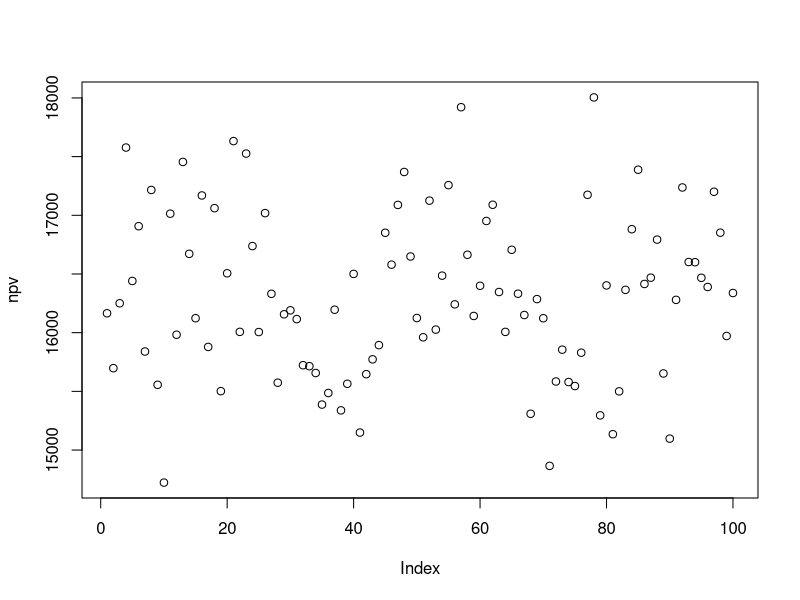
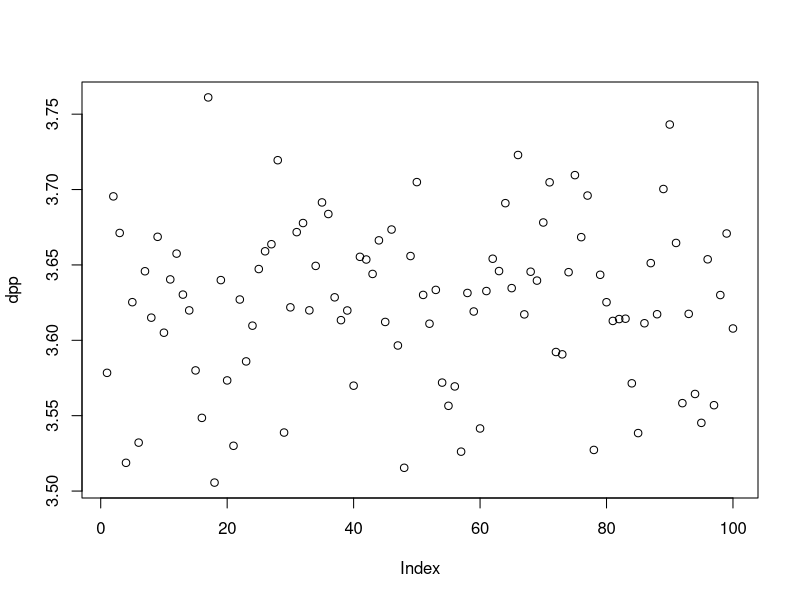
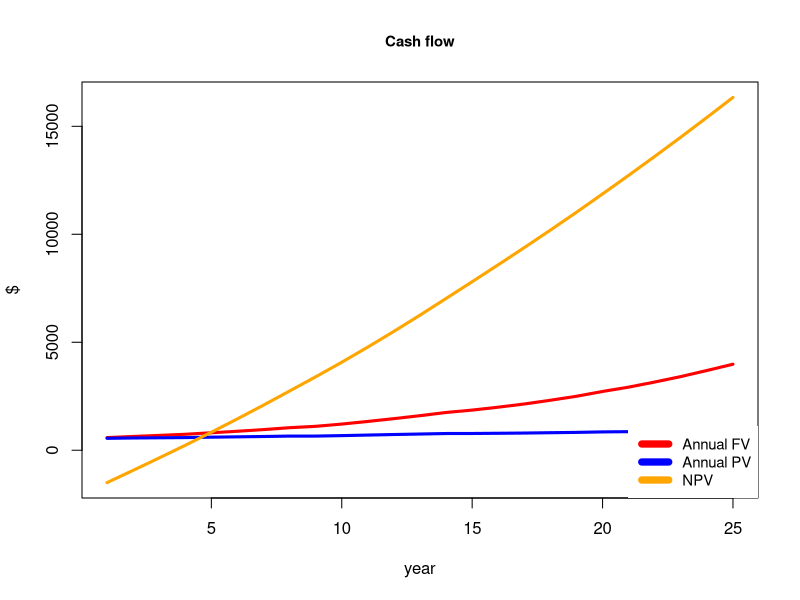
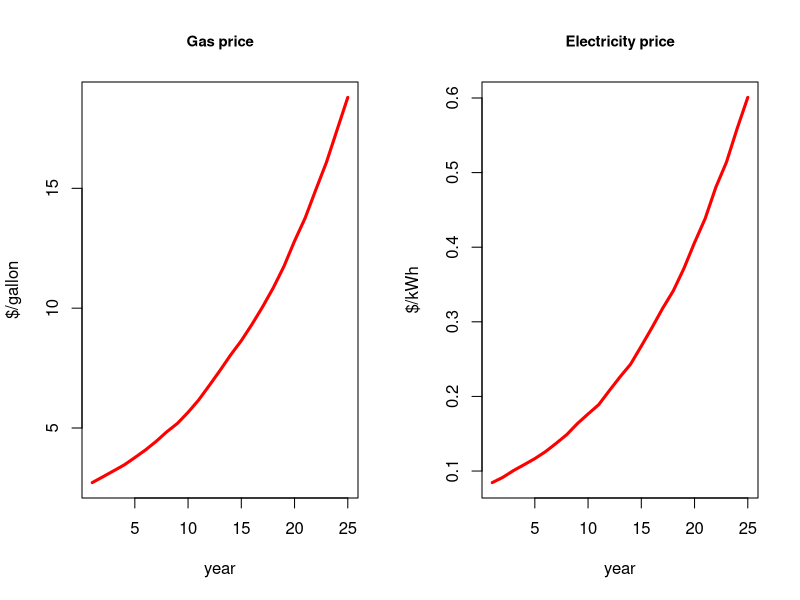
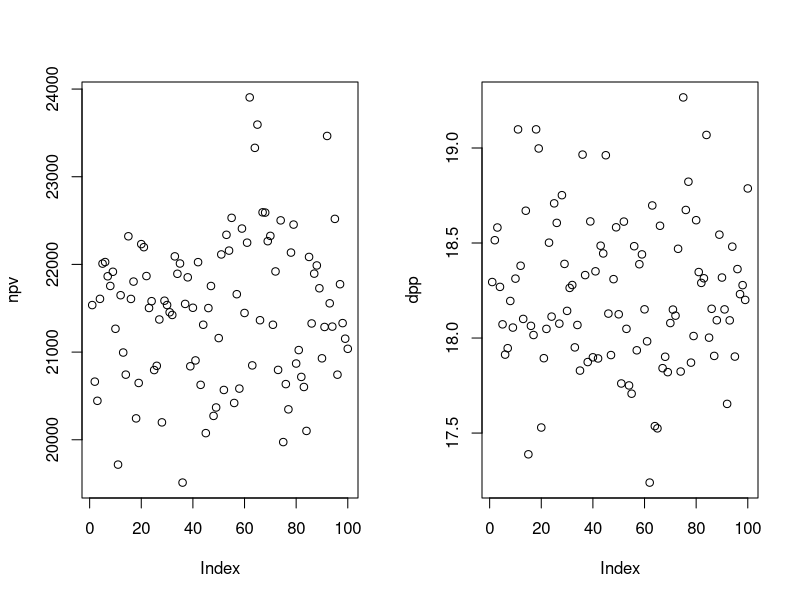
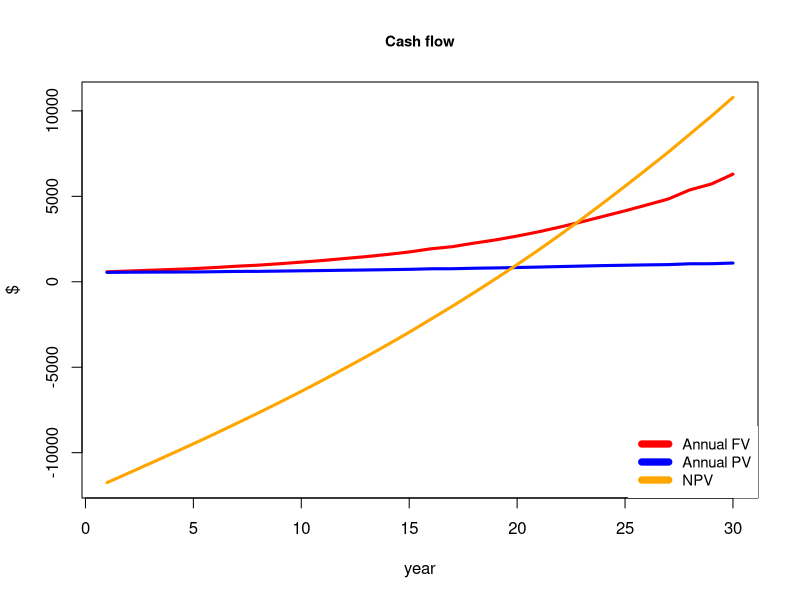
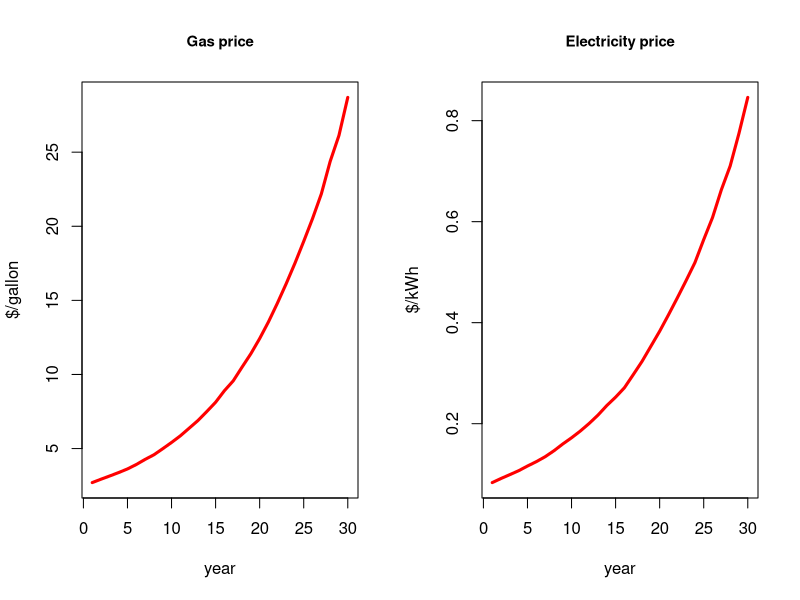
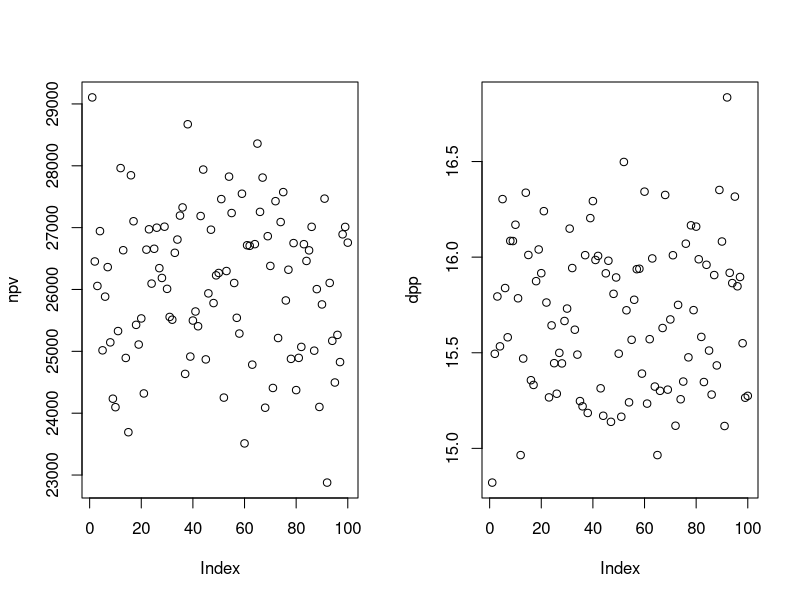

Generate these figures, in order, with R:
## ---- chunk 1
knitr::opts_chunk$set(echo = T, message= F, warning = F)
## ---- chunk 2

vmt=10230
mpg=33
gas=vmt/mpg
gas_c=2.49
c_cost=gas_c*gas

kw=3069
u_cost=0.077
e_cost=kw*u_cost

ben=c_cost-e_cost

inst=2050

rt=0.06
## ---- chunk 3
npv = c()
dpp = c()

for(j in 1:100){
  rgs=gas_c
  rei=u_cost
  cf=-inst
  q=data.frame(matrix(NA,25,6))
  for(i in 1:25){
    rgs = rgs*(1+runif(1,0.07,0.1)) #annual gas price increase
    rei = rei*(1+runif(1,0.07,0.1)) #annual elec. price increase
    fv=rgs*gas - kw*rei
    pv= fv/(1+rt)^i
    old=cf
    cf=cf+pv
    dp=ifelse(cf>0,i-1+abs(old/pv),0)
    q[i,]=c(rgs,rei,fv,pv,cf,dp)
  }
  npv[j]=sum(q[,4])-inst #net present value
  dpp[j]=min(q[,6][q[,6]>0]) #discounted payback period
}
plot(npv)
plot(dpp)
colnames(q) = c("Gas price($/gallon)","Elec.price($/kWh)","FV($)","PV($)","NPV($)","DPP(year)")
q
mean(npv)
mean(dpp)

par(mfrow= c(1,1))
plot(q[,3], main = "Cash flow", ylab="$", xlab="year",
     type = 'l', ylim = c(min(q[,5]),max(q[,5])), col = 'red',lwd=3,cex.main=0.9)
lines(q[,4], type = 'l', col='blue',lwd=3)
lines(q[,5], type = 'l', col='orange',lwd=3)
legend("bottomright", legend=c("Annual FV","Annual PV","NPV"),col=c("red","blue","orange"), lty=1, box.lty = 0, lwd=7,cex=0.9)

par(mfrow= c(1,2))
plot(q[,1], main = "Gas price", ylab="$/gallon", xlab="year",
     type = 'l', ylim = c(min(q[,1]),max(q[,1])), col = 'red',lwd=3,cex.main=0.9)

plot(q[,2], main = "Electricity price", ylab="$/kWh", xlab="year",
     type = 'l', ylim = c(min(q[,2]),max(q[,2])), col = 'red',lwd=3,cex.main=0.9)
## ---- chunk 4
npv = c()
dpp = c()

for(j in 1:100){
  rgs=gas_c
  rei=u_cost
  cf=-inst * 6 
  q=data.frame(matrix(NA,30,6))
  for(i in 1:30){
    rgs = rgs*(1+runif(1,0.07,0.1)) #annual gas price increase
    rei = rei*(1+runif(1,0.07,0.1)) #annual elec. price increase
    fv=rgs*gas - kw*rei
    pv= fv/(1+rt)^i
    old=cf
    cf=cf+pv
    dp=ifelse(cf>0,i-1+abs(old/pv),0)
    q[i,]=c(rgs,rei,fv,pv,cf,dp)
  }
  npv[j]=sum(q[,4])-inst #net present value
  dpp[j]=min(q[,6][q[,6]>0]) #discounted payback period
}
plot(npv)
plot(dpp)
colnames(q) = c("Gas price($/gallon)","Elec.price($/kWh)","FV($)","PV($)","NPV($)","DPP(year)")
q
mean(npv)
mean(dpp)

par(mfrow= c(1,1))
plot(q[,3], main = "Cash flow", ylab="$", xlab="year",
     type = 'l', ylim = c(min(q[,5]),max(q[,5])), col = 'red',lwd=3,cex.main=0.9)
lines(q[,4], type = 'l', col='blue',lwd=3)
lines(q[,5], type = 'l', col='orange',lwd=3)
legend("bottomright", legend=c("Annual FV","Annual PV","NPV"),col=c("red","blue","orange"), lty=1, box.lty = 0, lwd=7,cex=0.9)

par(mfrow= c(1,2))
plot(q[,1], main = "Gas price", ylab="$/gallon", xlab="year",
     type = 'l', ylim = c(min(q[,1]),max(q[,1])), col = 'red',lwd=3,cex.main=0.9)

plot(q[,2], main = "Electricity price", ylab="$/kWh", xlab="year",
     type = 'l', ylim = c(min(q[,2]),max(q[,2])), col = 'red',lwd=3,cex.main=0.9)
## ---- chunk 5
npv = c()
dpp = c()
com = 0.2

for(j in 1:100){
  rgs=gas_c
  rei=u_cost
  cf=-inst * 6
  q=data.frame(matrix(NA,30,6))
  for(i in 1:30){
    rgs = rgs*(1+runif(1,0.07,0.1)) #annual gas price increase
    rei = rei*(1+runif(1,0.07,0.1)) #annual elec. price increase
    fv=com*6*(rgs*gas - kw*rei)
    pv= fv/(1+rt)^i
    old=cf
    cf=cf+pv
    dp=ifelse(cf>0,i-1+abs(old/pv),0)
    q[i,]=c(rgs,rei,fv,pv,cf,dp)
  }
  npv[j]=sum(q[,4])-inst #net present value
  dpp[j]=min(q[,6][q[,6]>0]) #discounted payback period
}
plot(npv)
plot(dpp)
colnames(q) = c("Gas price($/gallon)","Elec.price($/kWh)","FV($)","PV($)","NPV($)","DPP(year)")
q
mean(npv)
mean(dpp)


par(mfrow= c(1,1))
plot(q[,3], main = "Cash flow", ylab="$", xlab="year",
     type = 'l', ylim = c(min(q[,5]),max(q[,5])), col = 'red',lwd=3,cex.main=0.9)
lines(q[,4], type = 'l', col='blue',lwd=3)
lines(q[,5], type = 'l', col='orange',lwd=3)
legend("bottomright", legend=c("Annual FV","Annual PV","NPV"),col=c("red","blue","orange"), lty=1, box.lty = 0, lwd=7,cex=0.9)

par(mfrow= c(1,2))
plot(q[,1], main = "Gas price", ylab="$/gallon", xlab="year",
     type = 'l', ylim = c(min(q[,1]),max(q[,1])), col = 'red',lwd=3,cex.main=0.9)

plot(q[,2], main = "Electricity price", ylab="$/kWh", xlab="year",
     type = 'l', ylim = c(min(q[,2]),max(q[,2])), col = 'red',lwd=3,cex.main=0.9)


## ---- chunk 6
npv = c()
dpp = c()
com = 0.2

for(j in 1:100){
  rgs=gas_c
  rei=u_cost
  cf=-inst * 6
  q=data.frame(matrix(NA,20,6))
  for(i in 1:20){
    rgs = rgs*(1+runif(1,0.07,0.1)) #annual gas price increase
    rei = rei*(1+runif(1,0.07,0.1)) #annual elec. price increase
    fv=com*12*(rgs*gas - kw*rei)
    pv= fv/(1+rt)^i
    old=cf
    cf=cf+pv
    dp=ifelse(cf>0,i-1+abs(old/pv),0)
    q[i,]=c(rgs,rei,fv,pv,cf,dp)
  }
  npv[j]=sum(q[,4])-inst #net present value
  dpp[j]=min(q[,6][q[,6]>0]) #discounted payback period
}
plot(npv)
plot(dpp)
colnames(q) = c("Gas price($/gallon)","Elec.price($/kWh)","FV($)","PV($)","NPV($)","DPP(year)")
q
mean(npv)
mean(dpp)


par(mfrow= c(1,1))
plot(q[,3], main = "Cash flow", ylab="$", xlab="year",
     type = 'l', ylim = c(min(q[,5]),max(q[,5])), col = 'red',lwd=3,cex.main=0.9)
lines(q[,4], type = 'l', col='blue',lwd=3)
lines(q[,5], type = 'l', col='orange',lwd=3)
legend("bottomright", legend=c("Annual FV","Annual PV","NPV"),col=c("red","blue","orange"), lty=1, box.lty = 0, lwd=7,cex=0.9)

par(mfrow= c(1,2))
plot(q[,1], main = "Gas price", ylab="$/gallon", xlab="year",
     type = 'l', ylim = c(min(q[,1]),max(q[,1])), col = 'red',lwd=3,cex.main=0.9)

plot(q[,2], main = "Electricity price", ylab="$/kWh", xlab="year",
     type = 'l', ylim = c(min(q[,2]),max(q[,2])), col = 'red',lwd=3,cex.main=0.9)


## ---- chunk 7
par(mfrow = c(1,2))

npv = c()
dpp = c()
com = 0.5
for(j in 1:100){
  rgs=gas_c
  rei=u_cost
  cf=-inst *6*0.6
  q=data.frame(matrix(NA,30,6))
  for(i in 1:30){
    rgs = rgs*(1+runif(1,0.07,0.1)) #annual gas price increase
    rei = rei*(1+runif(1,0.07,0.1)) #annual elec. price increase
    fv=com*6*(rgs*gas - kw*rei)
    pv= fv/(1+rt)^i
    old=cf
    cf=cf+pv
    dp=ifelse(cf>0,i-1+abs(old/pv),0)
    q[i,]=c(rgs,rei,fv,pv,cf,dp)
  }
  npv[j]=sum(q[,4])-inst #net present value
  dpp[j]=min(q[,6][q[,6]>0]) #discounted payback period
}

plot(q[,3], main = "Cash flow of incentive (40%) \n with 50% commission", ylab="$", xlab="year",
     type = 'l', ylim = c(min(q[,5]),max(q[,5])), col = 'red',lwd=3)
lines(q[,4], type = 'l', col='blue',lwd=3)
lines(q[,5], type = 'l', col='orange',lwd=3)
legend("topright", legend=c("Annual FV","Annual PV","NPV"),col=c("red","blue","orange"), lty=1, box.lty = 0, lwd=7,cex=0.7)


npv = c()
dpp = c()
com = 0.5
for(j in 1:100){
  rgs=gas_c
  rei=u_cost
  cf=-inst * 6
  q=data.frame(matrix(NA,30,6))
  for(i in 1:30){
    rgs = rgs*(1+runif(1,0.07,0.1)) #annual gas price increase
    rei = rei*(1+runif(1,0.07,0.1)) #annual elec. price increase
    fv=com*6*(rgs*gas - kw*rei)
    pv= fv/(1+rt)^i
    old=cf
    cf=cf+pv
    dp=ifelse(cf>0,i-1+abs(old/pv),0)
    q[i,]=c(rgs,rei,fv,pv,cf,dp)
  }
  npv[j]=sum(q[,4])-inst #net present value
  dpp[j]=min(q[,6][q[,6]>0]) #discounted payback period
}
plot(q[,3], main = "Cash flow of incentive (0%) \n with 50% commission", ylab="$", xlab="year",
     type = 'l', ylim = c(min(q[,5]),max(q[,5])), col = 'red',lwd=3)
lines(q[,4], type = 'l', col='blue',lwd=3)
lines(q[,5], type = 'l', col='orange',lwd=3)
legend("topright", legend=c("Annual FV","Annual PV","NPV"),col=c("red","blue","orange"), lty=1, box.lty = 0, lwd=7,cex=0.7)


## ---- chunk 8
npv = c()
dpp = c()
com = 0.2
for(j in 1:100){
  rgs=gas_c
  rei=u_cost
  cf=-inst *6*0.4
  q=data.frame(matrix(NA,30,6))
  for(i in 1:30){
    rgs = rgs*(1+runif(1,0.07,0.1)) #annual gas price increase
    rei = rei*(1+runif(1,0.07,0.1)) #annual elec. price increase
    fv=com*12*(rgs*gas - kw*rei)
    pv= fv/(1+rt)^i
    old=cf
    cf=cf+pv
    dp=ifelse(cf>0,i-1+abs(old/pv),0)
    q[i,]=c(rgs,rei,fv,pv,cf,dp)
  }
  npv[j]=sum(q[,4])-inst #net present value
  dpp[j]=min(q[,6][q[,6]>0]) #discounted payback period
}
par(mfrow= c(1,2))
plot(q[,3], main = "Cash flow of incentive (60%) \n with 20% commission", ylab="$", xlab="year",
     type = 'l', ylim = c(min(q[,5]),max(q[,5])), col = 'red',lwd=3)
lines(q[,4], type = 'l', col='blue',lwd=3)
lines(q[,5], type = 'l', col='orange',lwd=3)
legend("topright", legend=c("Annual FV","Annual PV","NPV"),col=c("red","blue","orange"), lty=1, box.lty = 0, lwd=7,cex=0.7)


npv = c()
dpp = c()
com = 0.5
for(j in 1:100){
  rgs=gas_c
  rei=u_cost
  cf=-inst * 6
  q=data.frame(matrix(NA,30,6))
  for(i in 1:30){
    rgs = rgs*(1+runif(1,0.07,0.1)) #annual gas price increase
    rei = rei*(1+runif(1,0.07,0.1)) #annual elec. price increase
    fv=com*12*(rgs*gas - kw*rei)
    pv= fv/(1+rt)^i
    old=cf
    cf=cf+pv
    dp=ifelse(cf>0,i-1+abs(old/pv),0)
    q[i,]=c(rgs,rei,fv,pv,cf,dp)
  }
  npv[j]=sum(q[,4])-inst #net present value
  dpp[j]=min(q[,6][q[,6]>0]) #discounted payback period
}
plot(q[,3], main = "Cash flow of incentive (0%) \n with 50% commission", ylab="$", xlab="year",
     type = 'l', ylim = c(min(q[,5]),max(q[,5])), col = 'red',lwd=3)
lines(q[,4], type = 'l', col='blue',lwd=3)
lines(q[,5], type = 'l', col='orange',lwd=3)
legend("topright", legend=c("Annual FV","Annual PV","NPV"),col=c("red","blue","orange"), lty=1, box.lty = 0, lwd=7,cex=0.7)
## ---- chunk 9
library(nloptr)
c = 2050 #cost for one charger
m = 100*c #capacity
n = 11 #number of places for demand
npv = c(11741.5,1601) # (-5000,1500) #single,
c1 = c(0.3,0.7)
c2 = c(0.1,0.9)
cc1= t(c1)%*%npv
cc2= t(c2)%*%npv
b = c(rep(cc1,3),rep(cc2,8)) #benefit per cluster
pop=c(0.049,0.095,0.112,0.099,0.067,0.128,0.062,0.076,0.053,0.154,0.105) #population weight
bp=pop*b #total benefit

names(pop) = c("cA_1","cA_2","cA_3","cB_1","cB_2","cB_3","cB_4","cB_5","cB_6","cB_7","cB_8")
barplot(pop, col = "orange", main = "Population proportion in MUD blocks", 
        xlab="MUDs", ylab="Relative portion of population",cex.names = 0.7)



# Objective function EQUITY
alpha = 1 # fair
eval.f <- function(x) {return(-sum(b*log(x)))} #max

# Constraint function
# to be of the form g(x) <= 0
eval.g <- function(x) {
  return(sum(c*x) - m)
}

x0 <- rep(9,11)

opts <- list('algorithm' = 'NLOPT_GN_ISRES', 'xtol_rel' = 1.0e-8, 'maxeval' = 100000)

eq = nloptr(
  x0 = x0,
  eval_f = eval.f,
  lb = rep(0,11),
  ub = rep(100,11),
  eval_g_eq = eval.g,
  opts = opts
)

par(mfrow=c(1,2))
bar1 = eq$solution
names(bar1) = c("cA_1","cA_2","cA_3","cB_1","cB_2","cB_3","cB_4","cB_5","cB_6","cB_7","cB_8")
barplot(bar1, col = "blue", main = "Equity oriented policy", 
        xlab="MUDs", ylim = c(0,80),ylab="number of chargers",cex.names = 0.7)


# Objective function Efficiency
alpha = 0 
eval.f <- function(x) {return (-sum(b*x^(1-alpha)/(1-alpha)))} #max



# Constraint function
# to be of the form g(x) <= 0
eval.g <- function(x) {
  return(sum(c*x) - m)
}

x0 <- rep(9,11)

opts <- list('algorithm' = 'NLOPT_GN_ISRES', 'xtol_rel' = 1.0e-8, 'maxeval' = 100000)

ef = nloptr(
  x0 = x0,
  eval_f = eval.f,
  lb = rep(0,11),
  ub = rep(100,11),
  eval_g_eq = eval.g,
  opts = opts
)

bar = ef$solution
names(bar) = c("cA_1","cA_2","cA_3","cB_1","cB_2","cB_3","cB_4","cB_5","cB_6","cB_7","cB_8")
barplot(bar, col = "red", main = "Efficiency oriented policy", 
        xlab="MUDs", ylim = c(0,80), ylab="number of chargers",cex.names = 0.7)
